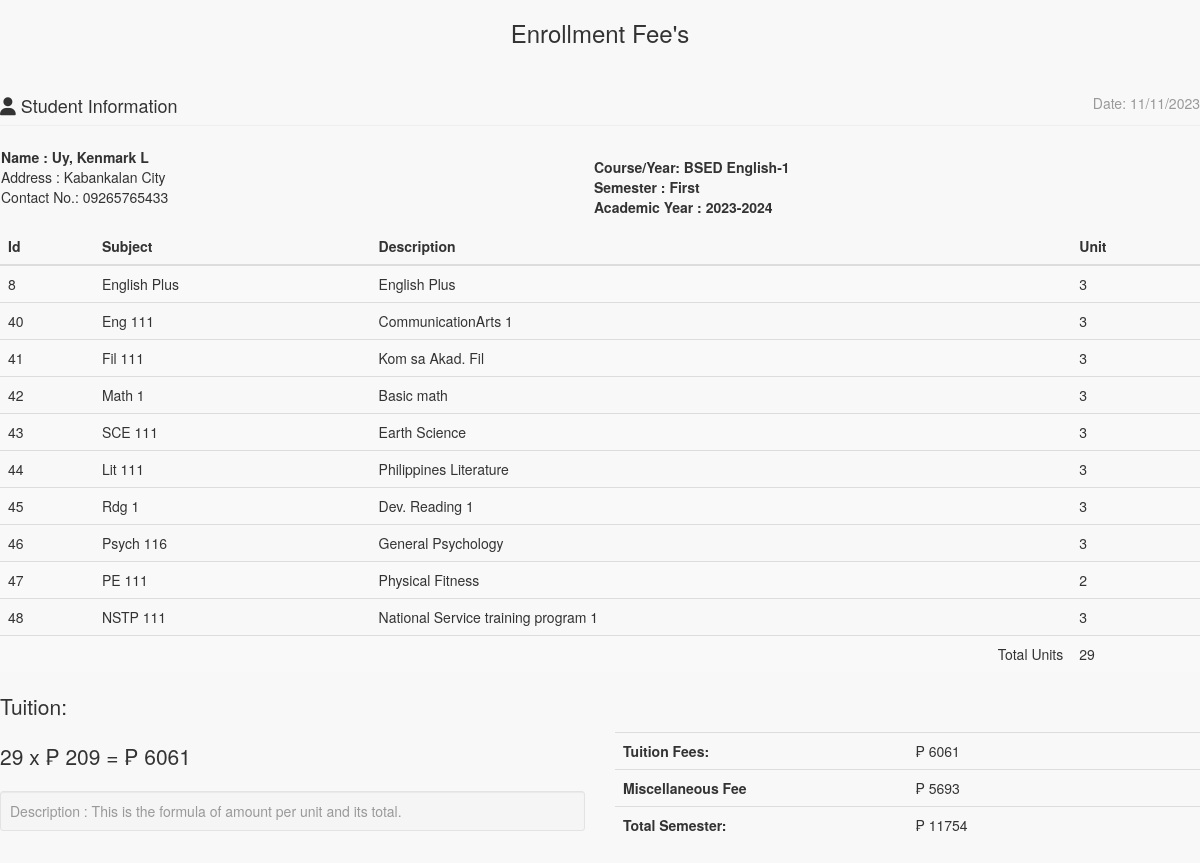
The app's page /admin/enrollees/statementaccnt.php?IDNO=100000058 with its own data.
### tables this page shows
CREATE TABLE `tblstudent` (
  `S_ID` int(11) NOT NULL AUTO_INCREMENT,
  `IDNO` int(20) NOT NULL,
  `FNAME` varchar(40) NOT NULL,
  `LNAME` varchar(40) NOT NULL,
  `MNAME` varchar(40) NOT NULL,
  `SEX` varchar(10) NOT NULL DEFAULT 'Male',
  `BDAY` date NOT NULL,
  `BPLACE` text NOT NULL,
  `STATUS` varchar(30) NOT NULL,
  `AGE` int(30) NOT NULL,
  `NATIONALITY` varchar(40) NOT NULL,
  `RELIGION` varchar(255) NOT NULL,
  `CONTACT_NO` varchar(40) NOT NULL,
  `HOME_ADD` text NOT NULL,
  `ACC_USERNAME` varchar(255) NOT NULL,
  `ACC_PASSWORD` text NOT NULL,
  `student_status` text NOT NULL,
  `YEARLEVEL` int(11) NOT NULL,
  `COURSE_ID` int(11) NOT NULL,
  `STUDPHOTO` varchar(255) NOT NULL,
  `SEMESTER` varchar(30) NOT NULL,
  `SYEAR` varchar(30) NOT NULL,
  `NewEnrollees` tinyint(1) NOT NULL,
  PRIMARY KEY (`S_ID`),
  UNIQUE KEY `IDNO` (`IDNO`)
);

CREATE TABLE `course` (
  `COURSE_ID` int(11) NOT NULL AUTO_INCREMENT,
  `COURSE_NAME` varchar(30) NOT NULL,
  `COURSE_LEVEL` int(11) NOT NULL DEFAULT '1',
  `COURSE_MAJOR` varchar(30) NOT NULL DEFAULT 'None',
  `COURSE_DESC` varchar(255) NOT NULL,
  `DEPT_ID` int(11) NOT NULL,
  `SETSEMESTER` varchar(90) NOT NULL,
  PRIMARY KEY (`COURSE_ID`),
  KEY `DEPT_ID` (`DEPT_ID`)
);

CREATE TABLE `subject` (
  `SUBJ_ID` int(11) NOT NULL AUTO_INCREMENT,
  `SUBJ_CODE` varchar(30) NOT NULL,
  `SUBJ_DESCRIPTION` varchar(255) NOT NULL,
  `UNIT` int(2) NOT NULL,
  `PRE_REQUISITE` varchar(30) NOT NULL DEFAULT 'None',
  `COURSE_ID` int(11) NOT NULL,
  `AY` varchar(30) NOT NULL,
  `SEMESTER` varchar(20) NOT NULL,
  `PreTaken` tinyint(1) NOT NULL,
  PRIMARY KEY (`SUBJ_ID`),
  KEY `COURSE_ID` (`COURSE_ID`)
);

### include/database.php (called while the page is built, shortened)
<?php
class Database {
	var $sql_string = '';
	public $conn;
	public function open_connection() {
		$this->conn = mysqli_connect(server,user,pass);
		if(!$this->conn){
			echo "Problem in database connection! Contact administrator!";
			exit();
		}else{
			$db_select = mysqli_select_db($this->conn,database_name);
		}
	}
	function setQuery($sql='') {
		$this->sql_string=$sql;
	}
	function executeQuery() {
		$result = mysqli_query($this->conn,$this->sql_string);
		return $result;
	}
	private function confirm_query($result) {
		return $result;
	}
	function loadResultList( $key='' ) {
		$cur = $this->executeQuery();
		$array = array();
		while ($row = mysqli_fetch_object($cur)) {
			if ($key) {
				$array[$row->$key] = $row;
			} else {
				$array[] = $row;
			}
		}
		return $array;
	}
	function loadSingleResult() {
		$cur = $this->executeQuery();
		while ($row = mysqli_fetch_object($cur)) {
		return $data = $row;
		}
	}
}
$mydb = new Database();
?>

### include/students.php (called while the page is built, shortened)
<?php
require_once(LIB_PATH.DS.'database.php');
class Student {
	protected static  $tblname = "tblstudent";
	function single_student($id=""){
			global $mydb;
			$mydb->setQuery("SELECT * FROM ".self::$tblname."
				Where IDNO= '{$id}' LIMIT 1");
			$cur = $mydb->loadSingleResult();
			return $cur;
	}
}
?>

### include/courses.php (called while the page is built, shortened)
<?php
require_once(LIB_PATH.DS.'database.php');
class Course {
	protected static  $tblname = "course";
	function single_course($id=""){
			global $mydb;
			$mydb->setQuery("SELECT * FROM ".self::$tblname."
				Where COURSE_ID= '{$id}' LIMIT 1");
			$cur = $mydb->loadSingleResult();
			return $cur;
	}
}
?>

### admin/enrollees/statementaccnt.php (the view, shortened to what this page needs)
<?php
require_once("../../include/initialize.php");
?>
<!DOCTYPE html>
<html>
<head>
  <link href="<?php echo web_root; ?>admin/css/bootstrap.min.css" rel="stylesheet">
    <link href="<?php echo web_root; ?>admin/css/metisMenu.min.css" rel="stylesheet">
    <link href="<?php echo web_root; ?>admin/css/timeline.css" rel="stylesheet">
    <link href="<?php echo web_root; ?>admin/css/sb-admin-2.css" rel="stylesheet">
   <link href="<?php echo web_root; ?>admin/css/morris.css" rel="stylesheet">
    <link href="<?php echo web_root; ?>admin/font/css/font-awesome.min.css" rel="stylesheet" type="text/css">
  <link href="<?php echo web_root; ?>admin/font/font-awesome.min.css" rel="stylesheet" type="text/css">
    <link href="<?php echo web_root; ?>admin/css/dataTables.bootstrap.css" rel="stylesheet">
<link href="<?php echo web_root; ?>css/bootstrap-datetimepicker.min.css" rel="stylesheet" media="screen">
 <link href="<?php echo web_root; ?>css/datepicker.css" rel="stylesheet" media="screen">
 <link href="<?php echo web_root; ?>admin/css/costum.css" rel="stylesheet">
</head>
<body onload="window.print();">
<div class="wrapper">
    <section class="invoice">
      <div class="row">
        <h3 align="center">Enrollment Fee's</h3>
      </div>
      <div class="row">
        <div class="col-xs-12">
          <h4 class="page-header">
            <i class="fa fa-user"></i> Student Information
            <small class="pull-right">Date: <?php echo date('m/d/Y'); ?></small>
          </h4>
        </div>
      </div>
      <?php
      $student = New Student();
      $stud = $student->single_student($_GET['IDNO']);
      ?>
      <table>
        <tr>
          <td width="75%" colspan="2" >
            <address>
            <b>Name : <?php echo $stud->LNAME. ', ' .$stud->FNAME .' ' .$stud->MNAME;?></b><br>
            Address : <?php echo $stud->HOME_ADD;?><br>
            Contact No.: <?php echo $stud->CONTACT_NO;?><br>
          </address>
          </td>
          <td >
             <b>Course/Year:  <?php
            $course = New Course();
            $singlecourse = $course->single_course($stud->COURSE_ID);
            echo $_SESSION['COURSE_YEAR'] = $singlecourse->COURSE_NAME.'-'.$singlecourse->COURSE_LEVEL;
            ?></b><br>
          <b>Semester : <?php echo $_SESSION['SEMESTER']; ?></b> <br/>
          <b>Academic Year : <?php echo $_SESSION['SY']; ?></b>
          </td>
        </tr>
      </table>
<?php
  if (isset($_SESSION['admingvCart'])){
?>
<div class="row">
  <div class="col-xs-12 table-responsive">
    <table class="table table-striped">
      <thead>
      <tr>
        <th>Id</th>
        <th>Subject</th>
        <th>Description</th>
        <th>Unit</th>
      </tr>
      </thead>
      <tbody>
      <?php
        $totunit = 0;
             $count_cart = count($_SESSION['admingvCart']);
                for ($i=0; $i < $count_cart  ; $i++) {
                    $query = "SELECT * FROM `subject` s, `course` c WHERE s.COURSE_ID=c.COURSE_ID AND SUBJ_ID=" . $_SESSION['admingvCart'][$i]['subjectid'];
                     $mydb->setQuery($query);
                     $cur = $mydb->loadResultList();
                      foreach ($cur as $result) {
                         echo '<tr>';
                          echo '<td>' . $result->SUBJ_ID.'</a></td>';
                          echo '<td>'. $result->SUBJ_CODE.'</td>';
                          echo '<td>'. $result->SUBJ_DESCRIPTION.'</td>';
                          echo '<td>' . $result->UNIT.'</a></td>';
                          echo '</tr>';
                          $totunit +=  $result->UNIT;
                      }
                }
          ?>
      </tbody>
     </table>
<?php
}else{
?>
    <table class="table table-striped">
      <thead>
      <tr>
        <th>Id</th>
        <th>Subject</th>
        <th>Description</th>
        <th>Unit</th>
      </tr>
      </thead>
      <tbody>
      <?php
       $totunit = 0;
      $mydb->setQuery("SELECT * FROM `subject` s, `course` c
        WHERE s.COURSE_ID=c.COURSE_ID AND s.COURSE_ID=".$_SESSION['COURSEID']." AND SEMESTER='".$_SESSION['SEMESTER']."'");
      $cur = $mydb->loadResultList();
      foreach ($cur as $result) {
        echo '<tr>';
        echo '<td>'.$result->SUBJ_ID.'</td>';
        echo '<td>'.$result->SUBJ_CODE.'</td>';
        echo '<td>'.$result->SUBJ_DESCRIPTION.'</td>';
        echo '<td>'.$result->UNIT.'</td>';
        echo '</tr>';
        $totunit +=  $result->UNIT;
      }
      ?>
      <tr>
      <td colspan="3" align="right" >Total Units</td>
      <td><?php echo $totunit;?></td>
      </tr>
      </tbody>
    </table>
<?php
}
?>
   <div class="row">
        <div class="col-xs-6">
          <p class="lead">Tuition:</p>
        <p class="lead">
          <?php
           $perunit = 209;
           $entrancefee = 5693;
           $subtot = $totunit * $perunit;
           $totsem = $entrancefee + $subtot;
           echo $totunit .' x  &#8369 ' . $perunit . ' =  &#8369 ' . $subtot ;
           ?>
          </p>
          <p class="text-muted well well-sm no-shadow" style="margin-top: 10px;">
           Description : This is the formula of amount per unit and its total.
          </p>
        </div>
        <div class="col-xs-6">
         <br/>
         <br/>
            <table class="table">
              <tr>
                <th style="width:50%">Tuition Fees:</th>
                <td>  &#8369 <?php echo  $subtot; ?></td>
              </tr>
              <tr>
                <th>Miscellaneous Fee</th>
                <td>  &#8369 <?php echo  $entrancefee  ; ?></td>
              </tr>
              <tr>
                <th>Total Semester:</th>
                <td>  &#8369 <?php echo  $totsem; ?>
                </td>
              </tr>
            </table>
          </div>
      </div>
    </section>
    </div>
 </body>
 </html>

### admin/css/sb-admin-2.css (style rules this page uses)
body { background-color: #f8f8f8; }

### records on screen
tblstudent: LNAME "Uy", FNAME "Kenmark", MNAME "L", HOME_ADD "Kabankalan City", CONTACT_NO "09265765433"
course: COURSE_NAME+COURSE_LEVEL "BSED English-1"
subject: SUBJ_ID "8", SUBJ_CODE "English Plus", SUBJ_DESCRIPTION "English Plus", UNIT "3"
subject: SUBJ_ID "40", SUBJ_CODE "Eng 111", SUBJ_DESCRIPTION "CommunicationArts 1", UNIT "3"
subject: SUBJ_ID "41", SUBJ_CODE "Fil 111", SUBJ_DESCRIPTION "Kom sa Akad. Fil", UNIT "3"
subject: SUBJ_ID "42", SUBJ_CODE "Math 1", SUBJ_DESCRIPTION "Basic math", UNIT "3"
subject: SUBJ_ID "43", SUBJ_CODE "SCE 111", SUBJ_DESCRIPTION "Earth Science", UNIT "3"
subject: SUBJ_ID "44", SUBJ_CODE "Lit 111", SUBJ_DESCRIPTION "Philippines Literature", UNIT "3"
subject: SUBJ_ID "45", SUBJ_CODE "Rdg 1", SUBJ_DESCRIPTION "Dev. Reading 1", UNIT "3"
subject: SUBJ_ID "46", SUBJ_CODE "Psych 116", SUBJ_DESCRIPTION "General Psychology", UNIT "3"
subject: SUBJ_ID "47", SUBJ_CODE "PE 111", SUBJ_DESCRIPTION "Physical Fitness", UNIT "2"
subject: SUBJ_ID "48", SUBJ_CODE "NSTP 111", SUBJ_DESCRIPTION "National Service training program 1", UNIT "3"

### other values on screen
$_SESSION['SEMESTER'] "First"
$_SESSION['SY'] "2023-2024"
$totunit "29"
$perunit "209"
$subtot "6061"
$entrancefee "5693"
$totsem "11754"
